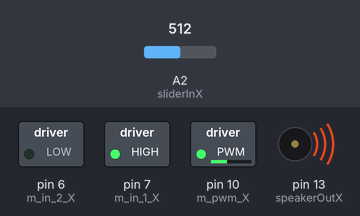
This program was run on a simulated Arduino Uno, built with avr-gcc and run on an emulated ATmega328P. On the bench: switched loads named in the program (green lamp = pin HIGH), buzzer (waves = sounding). The test bench sets the inputs (shaded band); at power-on: A2 (sliderInX) = 512. Pins used as bus, display or sensor lines are not drawn; what the program prints to the serial monitor is not drawn.

Above: at 1.2 s.
1.3 s: A2 (sliderInX) set to 0
At 2.5 s:
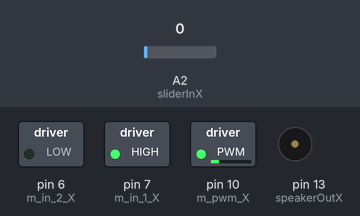
4.3 s: A2 (sliderInX) set to 8
7.3 s: A2 (sliderInX) set to 11
At 8.6 s:
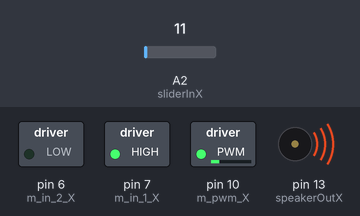
10.3 s: A2 (sliderInX) set to 900
At 10.6 s:
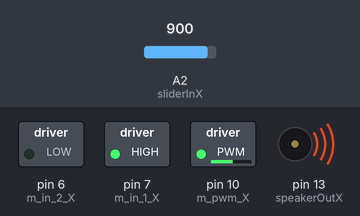
Timing chart, 0 to 12.8 s (numbered marks = the images above; inputs shaded):
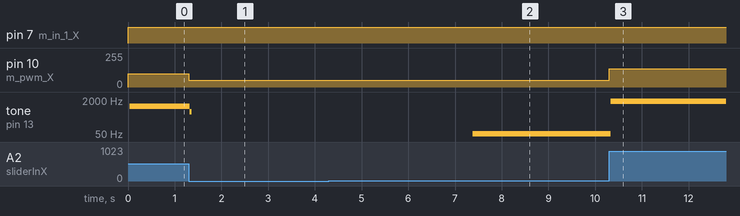

Measured:
- the behaviour switches between 9 and 10 on A2 (sliderInX) (found by bisection; images 1 and 2)
- after the input at 1.3 s, pin 10 (m_pwm_X): 100/255 → 50/255 at once; tone on pin 13 (speakerOutX): 1016 Hz → 552 Hz at once, → silent 0.04 s later
- after the input at 7.3 s, pin 10 (m_pwm_X): 50/255 → 51/255 at once; tone on pin 13 (speakerOutX): silent → 52 Hz after 0.07 s
- after the input at 10.3 s, pin 10 (m_pwm_X): 51/255 → 137/255 at once; tone on pin 13 (speakerOutX): 52 Hz → 1774 Hz at once

The program:

main.cpp
```cpp
#include <Arduino.h>
#include <Tone.h>

// Sound params ======================================
int speakerOutX = 13;
int sliderInX = A2;

// int speakerOutY = 13;
// int sliderInY = A2;

int DEBUG = 1;

Tone tone1;
// Tone tone2;

int toneX = 0;
// int toneY = 0;

int volume = 70;

bool soundIsOn = true;

// Motors params ==========================================
int m_pwm_X = 10;
int m_in_1_X = 7;
int m_in_2_X = 6;

// int m_pwm_Y = 9;
// int m_in_1_Y = 4;
// int m_in_2_Y = 5;

// Arduino lifecycle =================================================
void setup()
{
  pinMode(speakerOutX, OUTPUT);
  pinMode(sliderInX, INPUT);

  // pinMode(speakerOutY, OUTPUT);
  // pinMode(sliderInY, INPUT);

  pinMode(m_pwm_X, OUTPUT);
  pinMode(m_in_1_X, OUTPUT);
  pinMode(m_in_2_X, OUTPUT);

  // pinMode(m_pwm_Y, OUTPUT);
  // pinMode(m_in_1_Y, OUTPUT);
  // pinMode(m_in_2_Y, OUTPUT);

  tone1.begin(speakerOutX);
  // tone2.begin(speakerOutY);

  if (DEBUG)
  {
    Serial.begin(115200); // Set serial out if we want debugging
  }
}

void loop()
{
  // Play sound from sliders
  int inputValX = analogRead(sliderInX);
  toneX = map(inputValX, 0, 1023, 31, 2000);

  // int inputValY = analogRead(sliderInY);
  // toneY = map(inputValY, 0, 1023, 31, 2000);

  if (soundIsOn)
  {
    tone1.play(toneX, volume);
    // tone2.play(toneY);
  }

  // Move motors from sliders
  int m_speed_X = map(inputValX, 0, 1023, 50, 150);
  digitalWrite(m_in_1_X, HIGH);
  digitalWrite(m_in_2_X, LOW);
  analogWrite(m_pwm_X, m_speed_X);

  // int m_speed_Y = map(inputValY, 0, 1023, 50, 150);
  // digitalWrite(m_in_1_Y, HIGH);
  // digitalWrite(m_in_2_Y, LOW);
  // analogWrite(m_pwm_Y, m_speed_Y);

  // Logs
  if (DEBUG)
  {
    Serial.print("X: ");
    Serial.print(inputValX);
    Serial.print(" | ");
    Serial.print(toneX);
    Serial.print(" | ");
    Serial.println(m_speed_X);
    // Serial.print("Y: ");
    // Serial.print(inputValY);
    // Serial.print(" | ");
    // Serial.print(toneY);
    // Serial.print(" | ");
    // Serial.println(m_speed_Y);
  }
}
```
